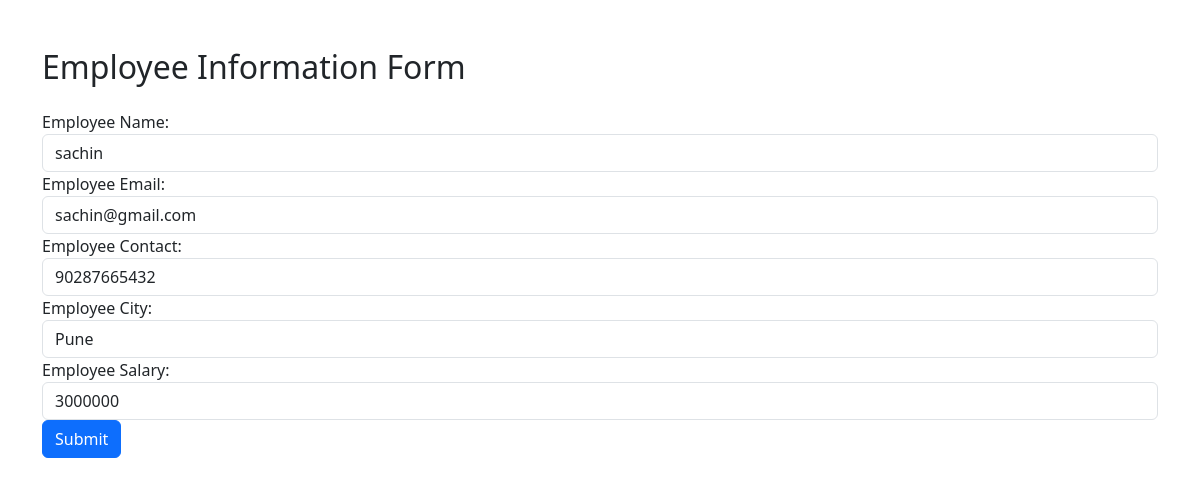
The page /update/4/ on the database its author committed.
### crudapp/models.py (models this page shows, shortened)
class Employee(models.Model):
    empname=models.CharField(max_length=100)
    empemail=models.EmailField()
    empcontact=models.BigIntegerField()
    empcity=models.CharField(max_length=100)
    empsal=models.IntegerField()
    upadated_at=models.DateTimeField(auto_now=True)
    Created_at=models.DateTimeField(auto_now_add=True)

### crudapp/views.py (the view)
# urls.py: path('update/<int:pk>/',views.updatempview.as_view(), name="update"),
class updatempview(UpdateView):
    model=Employee
    form_class=empform
    template_name='update.html'
    success_url="/Showlist/"

### crudapp/form.py
class empform(forms.ModelForm):
    class Meta:
        model=Employee
        exclude=['upadated_at','Created_at']
        labels={'empname':'Employee Name','empemail':'Employee Email','empcontact':'Employee Contact','empcity':'Employee City','empsal':'Employee Salary'}
        widgets={
            'empname':TextInput(attrs={'class':'form-control'}),
            'empemail':EmailInput(attrs={'class':'form-control'}),
            'empcontact':NumberInput(attrs={'class':'form-control'}),
            'empcity':TextInput(attrs={'class':'form-control'}),
            'empsal':NumberInput(attrs={'class':'form-control'})
        }

### crudapp/templates/update.html (shortened to what this page needs)
<!DOCTYPE html>
<html lang="en">
<head>
    <link href="https://cdn.jsdelivr.net/npm/bootstrap@5.3.0-alpha1/dist/css/bootstrap.min.css" rel="stylesheet">
</head>
<body>
    <div class="container mt-5">
        <h2 class="mb-4">Employee Information Form</h2>
        <form  method="POST">
           {{form}}
            <button type="submit" class="btn btn-primary">Submit</button>
        </form>
    </div>
</body>
</html>

### rows shown on the page
Employee: empname "sachin", empemail "sachin@gmail.com", empcontact "90287665432", empcity "Pune", empsal "3000000"
